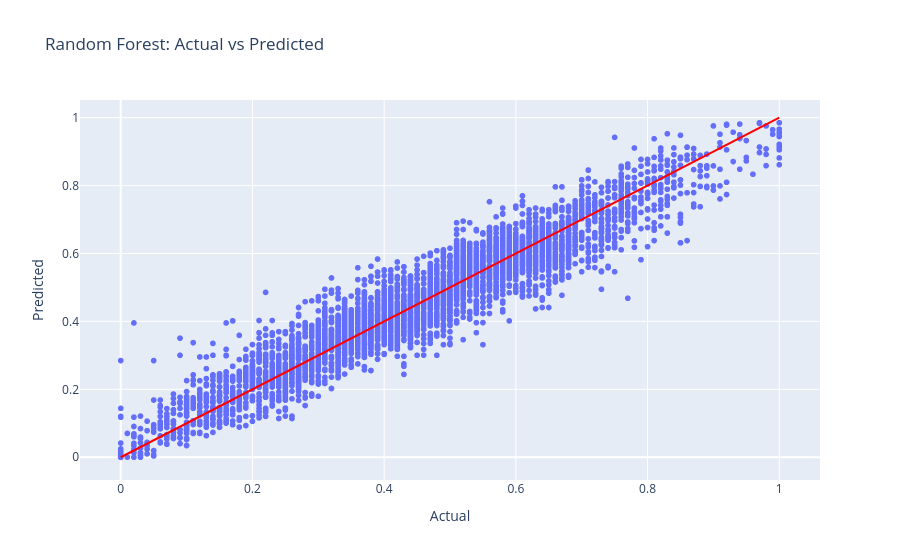

The cell this chart's notebook holds for it:
### Code cell
fig = px.scatter(
    x=y_test,
    y=y_pred_rf,
    labels={'x': 'Actual', 'y': 'Predicted'},
    title='Random Forest: Actual vs Predicted'
)

fig.add_shape(
    type='line',
    x0=0, y0=0,
    x1=1, y1=1,
    line=dict(color='red')
)

fig.show()

### Figure 1 — Plotly figure (JSON) as saved in the notebook; plotly's stock layout.template omitted (floating-point values rounded to 4 significant figures; data arrays with more than 128 entries replaced by an {"elided": "..."} marker saying what was removed)
{"data": [{"hovertemplate": "Actual=%{x}<br>Predicted=%{y}<extra></extra>", "legendgroup": "", "marker": {"color": "#636efa", "symbol": "circle"}, "mode": "markers", "name": "", "showlegend": false, "type": "scattergl", "x": {"elided": "4326 float values"}, "xaxis": "x", "y": {"elided": "4326 float values"}, "yaxis": "y"}], "layout": {"legend": {"tracegroupgap": 0}, "shapes": [{"line": {"color": "red"}, "type": "line", "x0": 0, "x1": 1, "y0": 0, "y1": 1}], "title": {"text": "Random Forest: Actual vs Predicted"}, "xaxis": {"anchor": "y", "domain": [0, 1], "title": {"text": "Actual"}}, "yaxis": {"anchor": "x", "domain": [0, 1], "title": {"text": "Predicted"}}}}
